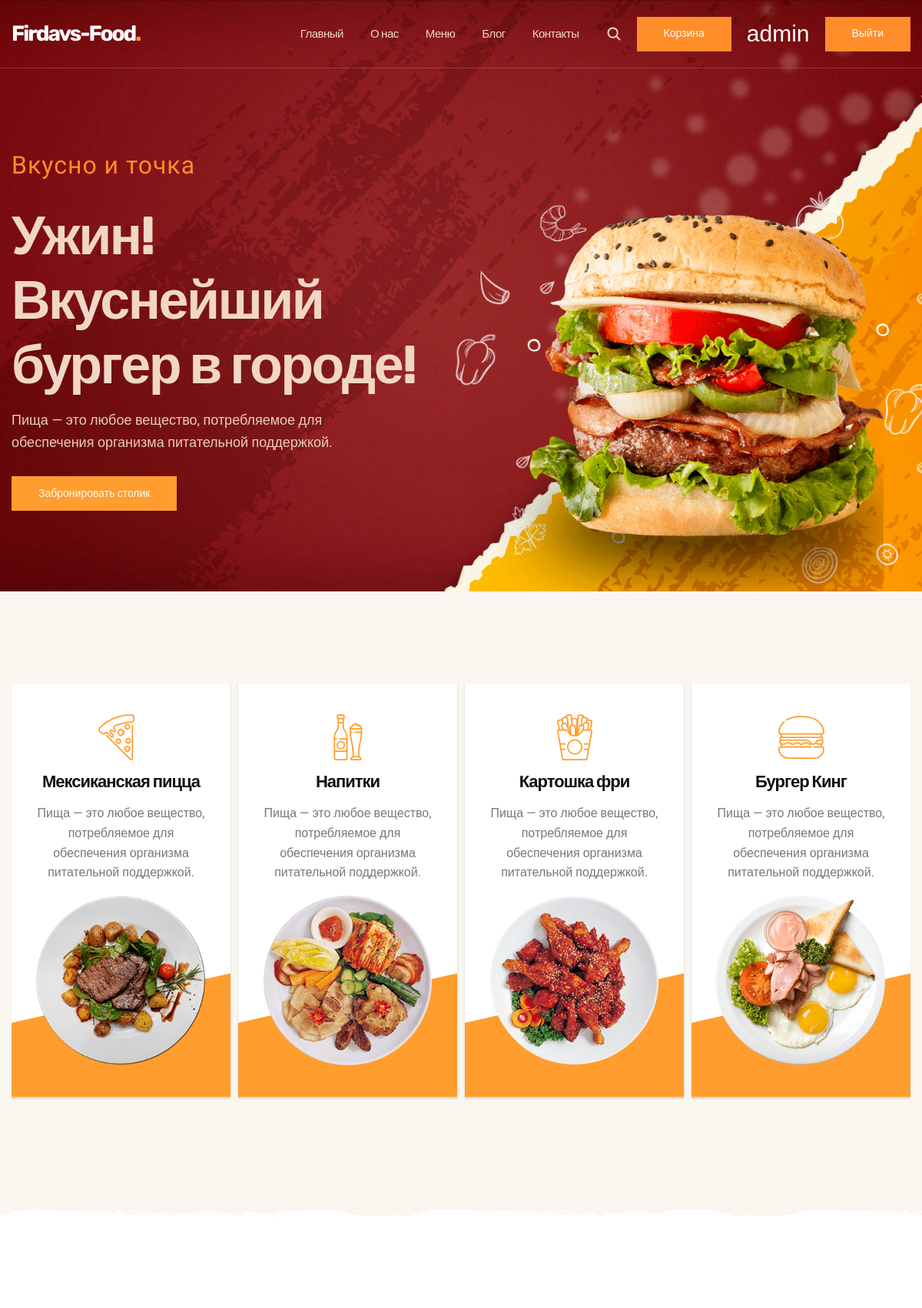
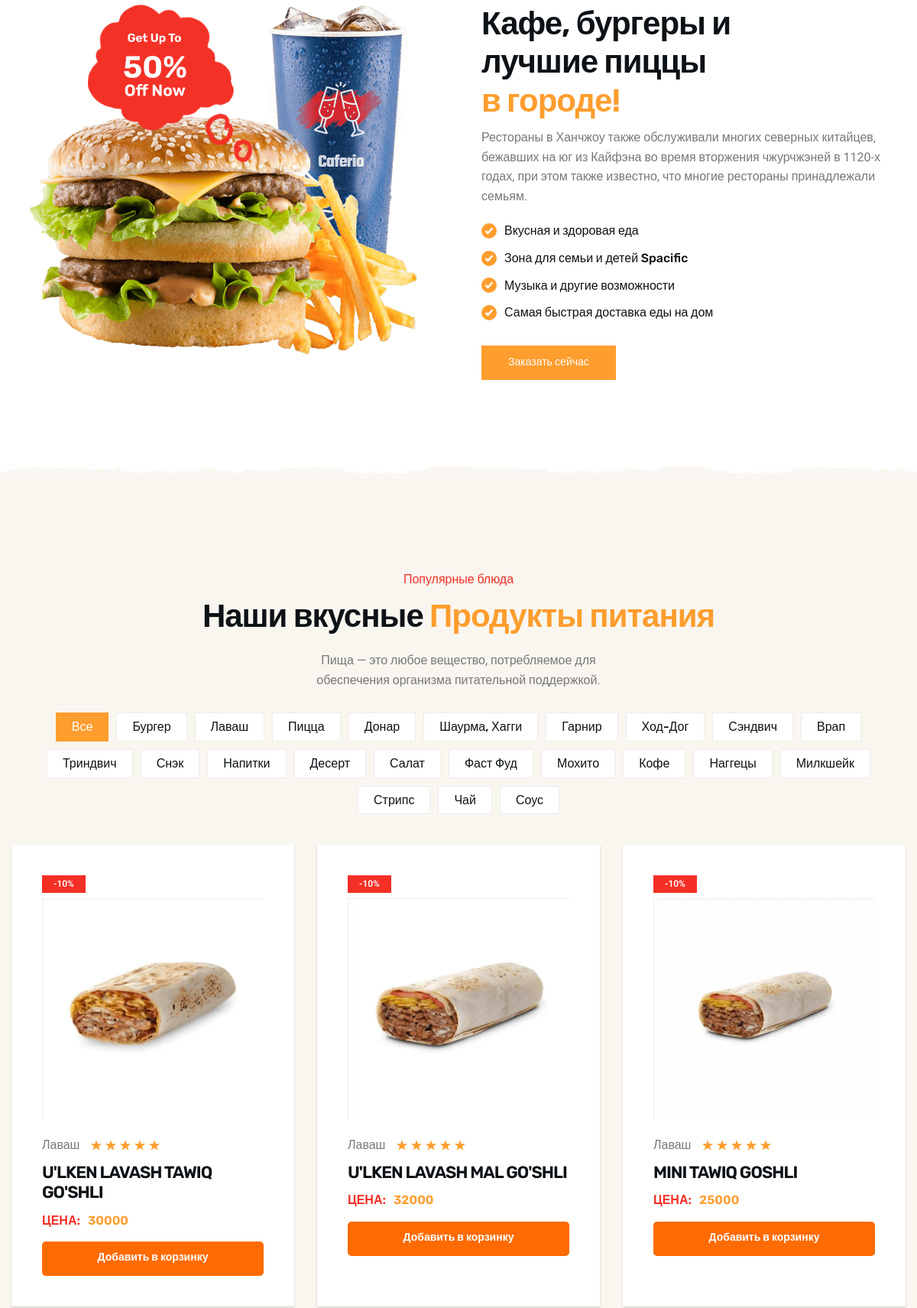
Screenshot of / (signed in, upper part) with the database file from the repository (2 pictures, top to bottom).
### food/models.py (models this page shows, shortened)
class Category(models.Model):
    category_name = models.CharField(max_length=250, verbose_name='Название категории')
    slug = models.SlugField(unique=True)
    class Meta:
        verbose_name = 'Категория'
        verbose_name_plural = 'Категории'

class Product(models.Model):
    name = models.CharField(max_length=250, verbose_name='Название блюда')
    category = models.ForeignKey(Category, on_delete=models.CASCADE, verbose_name='Категория', related_name='products')
    description = models.TextField(verbose_name='Описание')
    main_image = models.ImageField(upload_to='products/', verbose_name='Главное изображение')
    price = models.PositiveIntegerField(verbose_name='Цена')
    class Meta:
        verbose_name = 'Блюдо'
        verbose_name_plural = 'Блюда'

### food/views.py (the view)
# urls.py: path('',views.homepage,name ='home'),
def homepage(request):
    products = models.Product.objects.all()
    categories = models.Category.objects.all()
    return render(request,'index.html',{'products':products,
                                       'categories':categories})

### templates/index.html (shortened to what this page needs)
{% load static %}
<!DOCTYPE html>
<html lang="en">
<head>
  <link rel="stylesheet" href="{% static 'css/style.css' %}">
</head>
<body id="top">
  <header class="header" data-header>
    <div class="container">
      <h1>
        <a href="#" class="logo">Firdavs-Food<span class="span">.</span></a>
      </h1>
      <nav class="navbar" data-navbar>
        <ul class="navbar-list">
          <li class="nav-item">
            <a href="#home" class="navbar-link" data-nav-link>Главный</a>
          </li>
          <li class="nav-item">
            <a href="#about" class="navbar-link" data-nav-link>О нас</a>
          </li>
          <li class="nav-item">
            <a href="#food-menu" class="navbar-link" data-nav-link>Меню</a>
          </li>
          <li class="nav-item">
            <a href="#blog" class="navbar-link" data-nav-link>Блог</a>
          </li>
          <li class="nav-item">
            <a href="#contact-home" class="navbar-link" data-nav-link>Контакты</a>
          </li>
        </ul>
      </nav>
      <div class="header-btn-group">
        <button class="search-btn" aria-label="Search" data-search-btn>
          <ion-icon name="search-outline"></ion-icon>
        </button>
        <button class="btn btn-hover"><a href="{% url 'cart' %}">Корзина</a></button>
          {% if user.is_authenticated %}
          <p style="color: white; font-family: Impact, Haettenschweiler, 'Arial Narrow Bold', sans-serif; font-size: 30px;">{{user.username}}</p>
          <button class="btn btn-hover">
            <a href="{% url 'logout' %}" class="text-white">Выйти</a>
          </button>
          {% else %}
        <button class="btn btn-hover"><a href="{% url 'login' %}">Войти</a></button>
          {% endif %}
      </div>
    </div>
  </header>
  <main>
    <article>
      <section class="hero" id="home" style="background-image: url('{% static 'images/hero-bg.jpg' %}');">
        <div class="container">
          <div class="hero-content">
            <p class="hero-subtitle">Вкусно и точка</p>
            <h2 class="h1 hero-title">Ужин! Вкуснейший бургер в городе!</h2>
            <p class="hero-text">Пища — это любое вещество, потребляемое для обеспечения организма питательной поддержкой.</p>
            <button class="btn">Забронировать столик</button>
          </div>
          <figure class="hero-banner">
            <img src="{% static 'images/hero-banner.png' %}" width="700" height="637" loading="lazy" alt="Burger"
              class="w-100 hero-img">
          </figure>
        </div>
      </section>
      <section class="section section-divider white promo">
        <div class="container">
          <ul class="promo-list has-scrollbar">
            <li class="promo-item">
              <div class="promo-card">
                <div class="card-icon">
                </div>
                <h3 class="h3 card-title">Мексиканская пицца</h3>
                <p class="card-text">
                  Пища — это любое вещество, потребляемое для обеспечения организма питательной поддержкой.
                </p>
                <img src="{% static 'images/promo-1.png' %}" width="300" height="300" loading="lazy" alt="Maxican Pizza"
                  class="w-100 card-banner">
              </div>
            </li>
            <li class="promo-item">
              <div class="promo-card">
                <div class="card-icon">
                </div>
                <h3 class="h3 card-title">Напитки</h3>
                <p class="card-text">
                  Пища — это любое вещество, потребляемое для обеспечения организма питательной поддержкой.
                </p>
                <img src="{% static 'images/promo-2.png' %}" width="300" height="300" loading="lazy" alt="Soft Drinks"
                  class="w-100 card-banner">
              </div>
            </li>
            <li class="promo-item">
              <div class="promo-card">
                <div class="card-icon">
                </div>
                <h3 class="h3 card-title">Картошка фри</h3>
                <p class="card-text">
                  Пища — это любое вещество, потребляемое для обеспечения организма питательной поддержкой.
                </p>
                <img src="{% static 'images/promo-3.png' %}" width="300" height="300" loading="lazy" alt="French Fry"
                  class="w-100 card-banner">
              </div>
            </li>
            <li class="promo-item">
              <div class="promo-card">
                <div class="card-icon">
                </div>
                <h3 class="h3 card-title">Бургер Кинг</h3>
                <p class="card-text">
                  Пища — это любое вещество, потребляемое для обеспечения организма питательной поддержкой.
                </p>
                <img src="{% static 'images/promo-4.png' %}" width="300" height="300" loading="lazy" alt="Burger Kingo"
                  class="w-100 card-banner">
              </div>
            </li>
          </ul>
        </div>
      </section>
      <section class="section section-divider gray about" id="about">
        <div class="container">
          <div class="about-banner">
            <img src="{% static 'images/about-banner.png' %}" width="509" height="459" loading="lazy" alt="Burger with Drinks"
              class="w-100 about-img">
            <img src="{% static 'images/sale-shape-red.png' %}" width="216" height="226" alt="get up to 50% off now"
              class="abs-img scale-up-anim">
          </div>
          <div class="about-content">
            <h2 class="h2 section-title">
              Кафе, бургеры и лучшие пиццы
              <span class="span">в городе!</span>
            </h2>
            <p class="section-text">
              Рестораны в Ханчжоу также обслуживали многих северных китайцев, бежавших на юг из Кайфэна во время вторжения чжурчжэней в 1120-х годах, при этом также известно, что многие рестораны принадлежали семьям.
            </p>
            <ul class="about-list">
              <li class="about-item">
                <ion-icon name="checkmark-outline"></ion-icon>
                <span class="span">Вкусная и здоровая еда</span>
              </li>
              <li class="about-item">
                <ion-icon name="checkmark-outline"></ion-icon>
                <span class="span">Зона для семьи и детей Spacific</span>
              </li>
              <li class="about-item">
                <ion-icon name="checkmark-outline"></ion-icon>
                <span class="span">Музыка и другие возможности</span>
              </li>
              <li class="about-item">
                <ion-icon name="checkmark-outline"></ion-icon>
                <span class="span">Самая быстрая доставка еды на дом</span>
              </li>
            </ul>
            <button class="btn btn-hover">Заказать сейчас</button>
          </div>
        </div>
      </section>
        <section class="section food-menu" id="food-menu">
          <div class="container">
            <p class="section-subtitle">Популярные блюда</p>
            <h2 class="h2 section-title">
              Наши вкусные <span class="span">Продукты питания</span>
            </h2>
            <p class="section-text">
              Пища — это любое вещество, потребляемое для обеспечения организма питательной поддержкой.
            </p>
            <ul class="fiter-list">
              <li>
                <button class="filter-btn active" data-filter="all">Все</button>
              </li>
              {% for category in categories %}
              <li>
                <button class="filter-btn" data-filter="{{ category.slug }}">{{ category.category_name }}</button>
              </li>
              {% endfor %}
            </ul>
            <ul class="food-menu-list">
              {% for product in products %}
              <li data-category="{{ product.category.slug }}">
                <div class="food-menu-card">
                  <div class="card-banner">
                    <img src="{{ product.main_image.url }}" width="300" height="300" loading="lazy"
                      alt="{{ product.name }}" class="w-100">
                    <div class="badge">-10%</div>
                  </div>
                  <div class="wrapper">
                    <p class="category">{{ product.category.category_name }}</p>
                    <div class="rating-wrapper">
                      <ion-icon name="star"></ion-icon>
                      <ion-icon name="star"></ion-icon>
                      <ion-icon name="star"></ion-icon>
                      <ion-icon name="star"></ion-icon>
                      <ion-icon name="star"></ion-icon>
                    </div>
                  </div>
                  <h3 class="h3 card-title">{{ product.name }}</h3>
                  <div class="price-wrapper">
                    <p class="price-text">Цена:</p>
                    <data class="price" value="{{ product.price }}">{{ product.price }}</data>
                  </div>
                  <a href="{% url 'add_to_cart' product_id=product.id %}" class="btn add-to-cart-btn">
                    Добавить в корзинку
                  </a>
                </div>
              </li>
              {% endfor %}
            </ul>
          </div>
        </section>
    </article>
  </main>
</body>
</html>

### rows the page displays
Category: category_name "Бургер"
Category: category_name "Лаваш"
Category: category_name "Пицца"
Category: category_name "Донар"
Category: category_name "Шаурма, Хагги"
Category: category_name "Гарнир"
Category: category_name "Ход-Дог"
Category: category_name "Сэндвич"
Category: category_name "Врап"
Category: category_name "Триндвич"
Category: category_name "Снэк"
Category: category_name "Напитки"
Category: category_name "Десерт"
Category: category_name "Салат"
Category: category_name "Фаст Фуд"
Category: category_name "Мохито"
Category: category_name "Кофе"
Category: category_name "Наггецы"
Category: category_name "Милкшейк"
Category: category_name "Стрипс"
Category: category_name "Чай"
Category: category_name "Соус"
Product: main_image (picture), category.category_name "Лаваш", name "U'LKEN LAVASH TAWIQ GO'SHLI", price "30000"
Product: main_image (picture), category.category_name "Лаваш", name "U'LKEN LAVASH MAL GO'SHLI", price "32000"
Product: main_image (picture), category.category_name "Лаваш", name "MINI TAWIQ GOSHLI", price "25000"

### other values shown
{{ user.username }} "admin"
